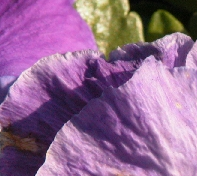
#> input picture Data/Training/t1.bmp, 197 x 176 px; its folder holds 4 pictures in this run
$ python dictionary_training.py
#> lines starting #> are read from the running program, lines starting #| are printed output that depends on the picture
### rnd_smp_patches.py
import os
import numpy as np
import cv2
from sample_patches import sample_patches

#Randomly Sample Patches
#num_patch: number of patches we want to sample
def rnd_smp_patch(img_path, img_type, patch_size, num_patch, upscale):
#> called with img_path = 'Data/Training', img_type = '.bmp', patch_size = 5, num_patch = 5, upscale = 2
    img_dir = [file for file in os.listdir(img_path) if file.endswith(img_type)]

    Xh = [] #Store High Resolution Patches
    Xl = [] #Store Low Resolution Patches

    img_num = len(img_dir) #Total number of images
    nper_img = np.zeros(shape = (img_num, ))

    for idx in range(img_num):
        im = cv2.imread(os.path.join(img_path, img_dir[idx]))
#> im is the input picture: shape (176, 197, 3); mean B, G, R 144.8, 104.8, 146.8
        nper_img[idx] = im.size
#> pass 2 of the loop in rnd_smp_patch, `for idx in range(img_num):`:
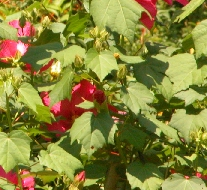
#> input picture Data/Training/t11.bmp, 207 x 190 px
#> in rnd_smp_patch, im is the input picture: shape (190, 207, 3); mean B, G, R 58.2, 132.3, 136.1
#> pass 3 of the loop in rnd_smp_patch, `for idx in range(img_num):`:
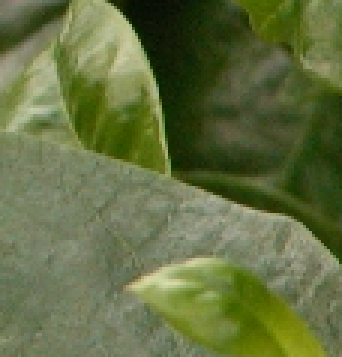
#> input picture Data/Training/t12.bmp, 114 x 119 px (shown 3 times larger)
#> in rnd_smp_patch, im is the input picture: shape (119, 114, 3); mean B, G, R 65.4, 110.8, 99.4

    nper_img = np.floor(nper_img * num_patch / np.sum(nper_img)).astype(int) #number of patches per image

    for idx in range(img_num):
        patch_num = nper_img[idx] #number of patches from this image to select
        im = cv2.imread(os.path.join(img_path, img_dir[idx]))

        #Sample the Patches
        H, L = sample_patches(im, patch_size, patch_num, upscale)

        #Append to Xh and Xl
        Xh.append(H)
        Xl.append(L)

    Xh, Xl = np.concatenate(Xh, axis = 1), np.concatenate(Xl, axis = 1)
    return Xh, Xl

### sample_patches.py
import cv2
import numpy as np
from scipy import signal

## File to Sample Patches from Image
def sample_patches(im, patch_size, patch_num, upscale):
    #Initialize the High Resolution Image
#> called with patch_size = 5, patch_num = 1, upscale = 2
    hIm = im
    if im.shape[2] == 3:
        hIm = cv2.cvtColor(im, cv2.COLOR_RGB2GRAY)
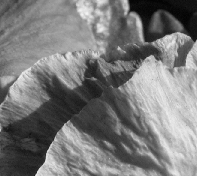
#> hIm: shape (176, 197); min 2, max 243, mean 121.6

    #Generate Low Resolution Image
    lIm = cv2.resize(hIm, tuple(int(x * (1/upscale)) for x in hIm.shape)[::-1], interpolation = cv2.INTER_CUBIC)
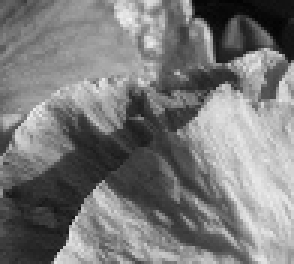
#> lIm: shape (88, 98) (shown 3 times larger); min 3, max 242, mean 121.6
    lIm = cv2.resize(lIm, hIm.shape[::-1], interpolation = cv2.INTER_CUBIC)
#> lIm: shape (176, 197)
    nrow, ncol = hIm.shape #Get dimensions of hIm
#> nrow = 176; ncol = 197

    #Get posible values of (x, y) that is top left corner of patch
    x = np.random.permutation(np.arange(0, nrow - 2 * patch_size - 1)) + patch_size
    y = np.random.permutation(np.arange(0, ncol - 2 * patch_size - 1)) + patch_size

    #Generated Meshgrid
    X, Y = np.meshgrid(x, y)

    #Flatten X and Y column wise
    xrow = X.flatten(order = 'F')
    ycol = Y.flatten(order = 'F')

    if patch_num < len(xrow):
        xrow = xrow[: patch_num]
#> xrow = [50]
        ycol = ycol[: patch_num]
#> ycol = [11]

    patch_num = len(xrow)
#> patch_num = 1

    H = np.zeros(shape = (patch_size ** 2, patch_num))
#> H = 25 values from 0 to 0
    L = np.zeros(shape = (4 * (patch_size ** 2), patch_num))
#> L = 100 values from 0 to 0

    #Compute first order derivatives
    hf1 = np.array([-1,0,1]).reshape((1, -1))
    vf1 = hf1.T

    lImG11 = signal.convolve2d(lIm, hf1,'same') #row wise 1st order derivative
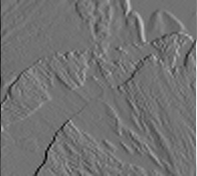
#> lImG11: shape (176, 197) int64; min -184, max 225, mean -0.3; drawn with min black and max white
    lImG12 = signal.convolve2d(lIm, vf1,'same') #column wise 1st order derivative
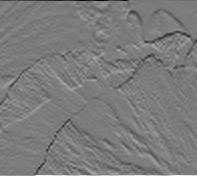
#> lImG12: shape (176, 197) int64; min -220, max 233, mean -0.2; drawn with min black and max white

    #Compute second order derivatives
    hf2 = np.array([1,0,-2,0,1]).reshape((1, -1))
    vf2 = hf2.T

    lImG21 = signal.convolve2d(lIm, hf2, 'same') #row wise 2nd order derivative
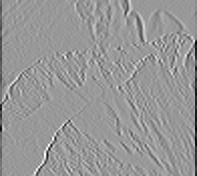
#> lImG21: shape (176, 197) int64; min -260, max 174, mean -2.5; drawn with min black and max white
    lImG22 = signal.convolve2d(lIm, vf2, 'same') #column wise 2nd order derivative
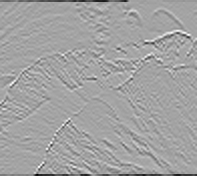
#> lImG22: shape (176, 197) int64; min -278, max 155, mean -2.6; drawn with min black and max white

    for idx in range(patch_num):
        row, col = xrow[idx], ycol[idx]

        #Get the patch from High Resolution Image
        Hpatch = hIm[row: row + patch_size, col: col + patch_size].flatten(order = 'F')
        H[:, idx] = Hpatch - np.mean(Hpatch)

        #Get the patch from Low Resolution Image
        Lpatch1 = lImG11[row:row+patch_size,col:col+patch_size].flatten(order = 'F')
        Lpatch2 = lImG12[row:row+patch_size,col:col+patch_size].flatten(order = 'F')
        Lpatch3 = lImG21[row:row+patch_size,col:col+patch_size].flatten(order = 'F')
        Lpatch4 = lImG22[row:row+patch_size,col:col+patch_size].flatten(order = 'F')

        Lpatch = np.concatenate((Lpatch1, Lpatch2, Lpatch3, Lpatch4))
        L[:, idx] = Lpatch
#> after the loop, H = 25 values, max 12.72 at index 11, min -11.28 at index 20, mean -1.14e-15; L = 100 values, max 16 at index 70, min -16 at index 94, mean -2
#> pass 2 of the loop in rnd_smp_patch, `for idx in range(img_num):`:
#> hIm: shape (190, 207)
#> in sample_patches (call 2), `lIm = cv2.resize(lIm, hIm.shape[::-1], interpolation = cv2.INTER_CUBIC)`:
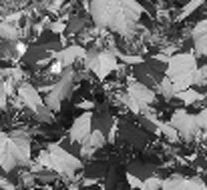
#> lIm: shape (190, 207); min 0, max 255, mean 110.5
#> lImG11: shape (190, 207) int64
#> lImG12: shape (190, 207) int64
#> lImG21: shape (190, 207) int64
#> in sample_patches (call 2), `lImG22 = signal.convolve2d(lIm, vf2, 'same')`:
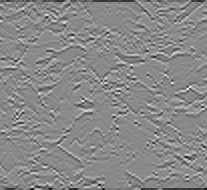
#> lImG22: shape (190, 207) int64; min -312, max 264, mean -2.4; drawn with min black and max white
#> after the loop in sample_patches (call 2), `for idx in range(patch_num):`: H = 25 pairs, first value -49.08 to 26.92, second value -45.76 to 29.24; L = 100 pairs, first value -83 to 110, second value -88 to 92
#> pass 3 of the loop in rnd_smp_patch, `for idx in range(img_num):`:
#> in sample_patches (call 3), `hIm = cv2.cvtColor(im, cv2.COLOR_RGB2GRAY)`:
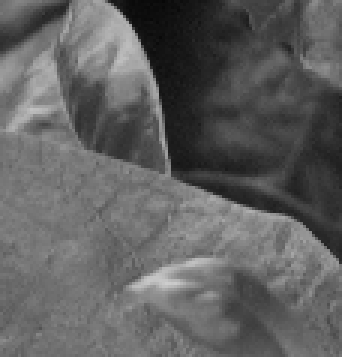
#> hIm: shape (119, 114) (shown 3 times larger); min 7, max 205, mean 96
#> lImG11: shape (119, 114) int64
#> lImG12: shape (119, 114) int64
#> lImG21: shape (119, 114) int64
#> in sample_patches (call 3), `lImG22 = signal.convolve2d(lIm, vf2, 'same')`:
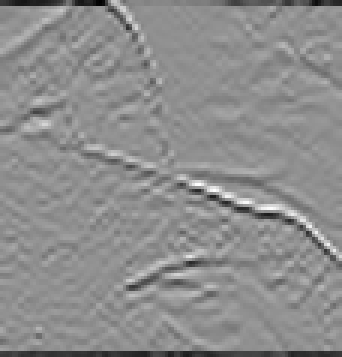
#> lImG22: shape (119, 114) int64 (shown 3 times larger); min -177, max 136, mean -3; drawn with min black and max white
#> in rnd_smp_patch, `H, L = sample_patches(im, patch_size, patch_num, upscale)`: H = empty array
#> in rnd_smp_patch, `Xh, Xl = np.concatenate(Xh, axis = 1), np.concatenate(Xl, axis = 1)`: Xh = 25 rows, first 8: [-8.28, -8.08, -9.76], [-1.28, -25.08, -7.76], [3.72, -43.08, -9.76], [-2.28, -46.08, -8.76], [0.72, -49.08, -10.76], [-6.28, -20.08, -3.76], [-9.28, 20.92, 14.24], [-1.28, -2.08, 6.24]; Xl = 100 rows, first 8: [-1, -33, 0], [-3, -17, -7], [-3, -33, -19], [-3, -41, -17], [-2, -40, -3], [0, -43, -17], [-4, -24, -13], [-4, -60, -19]

    return H, L

### Dictionaries/patch_pruning.py
import numpy as np

def patch_pruning(Xh, Xl, threshold):
#> called with Xh = array of shape (25, 3), Xl = array of shape (100, 3), threshold = 10
    variances = np.var(Xh, 0)
#> variances = [33.56, 536.6, 294.2]

    idx = variances > threshold
#> idx = [True, True, True]

    Xh = Xh[:, idx]
    Xl = Xl[:, idx]

    return Xh, Xl

### dictionary_training.py
from rnd_smp_patches import rnd_smp_patch
from patch_pruning import patch_pruning
from train_coupled_dict import train_coupled_dict

### Code used to Train Dictionaries
training_image_path = "Data/Training"

dict_size = 10 #Dictionary Size will be 512
lamb = 0.15 #sparsity regularization
patch_size = 5 #size of patches will be 5 x 5
nSmp = 5 #number of patches to sample
upscale = 2 #upscale factor

#randomly generate patches
Xh, Xl = rnd_smp_patch(training_image_path, '.bmp', patch_size, nSmp, upscale)

#Prune patches with small variance
Xh, Xl = patch_pruning(Xh, Xl, threshold = 10)
print(Xh.shape, Xl.shape)
#| (25, 3) (100, 3)

#Joint Dictionary Training
#> (the run stopped early here; a loop or call above may not have finished)
